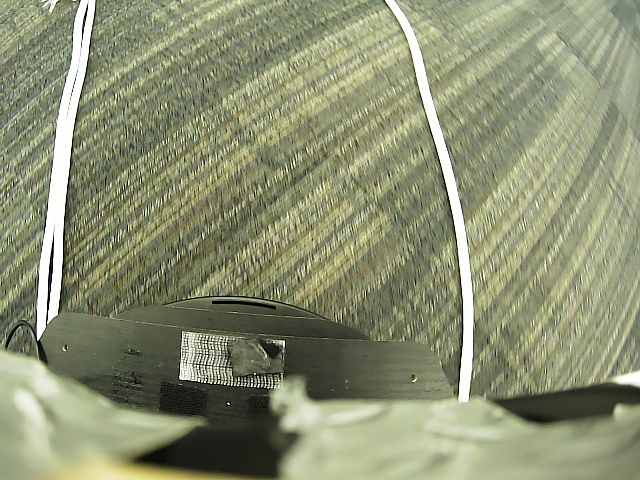
#> input picture catkin_ws/src/deep_turtle/src/classical/example.jpg, 640 x 480 px
$ python segment_control.py   (older library calls are emulated)
#> lines starting #> are read from the running program, lines starting #| are printed output that depends on the picture; after the words box and inside, x2 and y2 are one past the last pixel; in counts of white or black regions, pixels touching at a corner belong together
#> further down, img is the input picture: shape (480, 640, 3); mean B, G, R 115.1, 145.3, 140.3
#!/usr/bin/env python
from __future__ import print_function

import numpy as np

import os
import cv2
import json

class Segmenter():

    def __init__(self):
        pass


    def get_poly_from_mask(self, mask):
        ydata, xdata = np.where(mask == 255)

        z = np.polyfit(ydata, xdata, 3)
        f = np.poly1d(z)

        return f

    def draw_poly(self, f, img):
        y_fit = np.arange(0, img.shape[0], 1)
        x_fit = f(y_fit)

        x_fit = map(int, x_fit)

        ymin = 0
        ymax = img.shape[1]
        xmin = 0
        xmax = img.shape[0]

        for i in range(len(x_fit)):
            yidx = y_fit[i]
            xidx = x_fit[i]

            if (xidx > xmin) and (xidx < xmax):
                # print(xidx)
                # print(yidx)
                # print(img[xidx, yidx])
                img[yidx, xidx] = [0, 0, 255]

        pt = self.get_middle_point(f, 160)
        # [4 lines of commented-out code are left out]
        cv2.circle(img, pt, 10, (0, 255, 0), -1)

    def get_middle_point(self, f, y_pt):
        y_middle = y_pt
        x_middle = f(y_middle)
        x_middle = int(x_middle)

        return (x_middle, y_middle)

    def segment_img(self, img):

        # Hue Lightness Saturation
        img_hls = cv2.cvtColor(img, cv2.COLOR_RGB2HLS)
#> img_hls: shape (480, 640, 3); mean of channels 0, 1, 2 84, 130.5, 50.8

        margin = 25
        lower_white = np.array([0, 255 - margin, 0], dtype=np.uint8)
        upper_white = np.array([255, 255, 255], dtype=np.uint8)

        mask = cv2.inRange(img_hls, lower_white, upper_white)
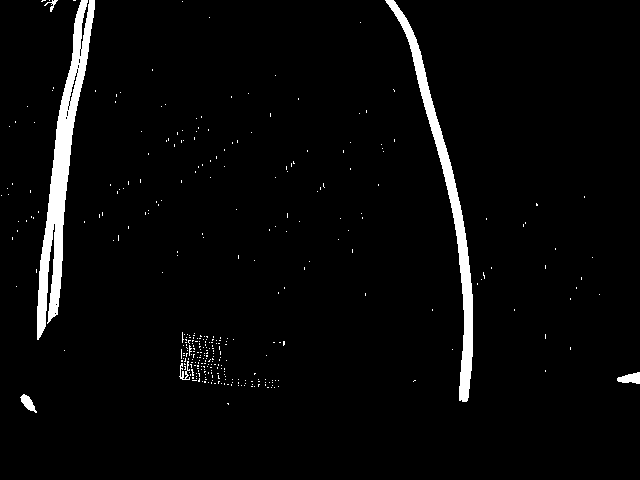
#> mask: shape (480, 640); 3.4% white; 343 white regions (337 under 20 px)
        # cv2.imshow("mask", mask)

        i, contours, heirarchy = cv2.findContours(mask, cv2.RETR_EXTERNAL,
                cv2.CHAIN_APPROX_SIMPLE)
#> contours = 343 contours, 337 with area under 20; largest, box (x1, y1, x2, y2) and area: (37, 0, 95, 340) 5025, (385, 0, 473, 402) 3470, (617, 372, 640, 384) 158, (20, 394, 37, 413) 128, (179, 361, 190, 380) 30, (44, 0, 58, 12) 26

        cont_sorted = sorted(contours, key=cv2.contourArea, reverse=True)[:2]
#> cont_sorted = 2 contours; box (x1, y1, x2, y2) and area: (37, 0, 95, 340) 5025, (385, 0, 473, 402) 3470

        y_pt = img.shape[0] / 3
#> y_pt = 160
        middles = {}
        middles['left'] = (0, y_pt)
        middles['right'] = (640, y_pt)
        # left_idxs = [200:480, 0:250]
        for idx in range(len(cont_sorted) - 1, -1, -1):
            mask = np.zeros_like(mask)
            cv2.drawContours(mask, cont_sorted, idx, 255, -1)
            left_lane = np.any(mask[200:480, 0:250])
            right_lane = np.any(mask[200:480, (640-250):640])

            # [4 lines of commented-out code are left out]
            if left_lane and right_lane:
                print("ERROR, both right and left")
                continue

            # print("Contour area: ", cv2.contourArea(cont_sorted[idx]))
            cont_area = cv2.contourArea(cont_sorted[idx])
            cont_thresh = 2000.
            if cont_area > cont_thresh:
                poly = self.get_poly_from_mask(mask)
                self.draw_poly(poly, img)

                if left_lane:
                    middles['left'] = self.get_middle_point(poly, y_pt)
                if right_lane:
                    middles['right'] = self.get_middle_point(poly, y_pt)
#> this loop made 1 pass
#> (left_lane, right_lane, cont_area, cont_thresh, z in get_poly_from_mask, ymin in draw_poly, ymax in draw_poly, xmin in draw_poly) on pass 1: (False, True, 3469.5, 2000, [-8.57e-07, -0.000115, 0.352, 395.1], 0, 640, 0)
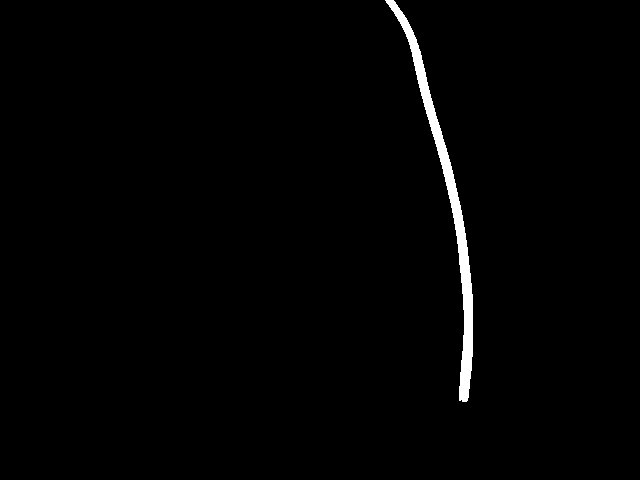
#> mask: shape (480, 640); 1.3% white; 1 white region, box (x1, y1, x2, y2) and area: (385, 0, 473, 402) 3879
#> after the loop, middles = {'left': (0, 160), 'right': (640, 160)}

        avg_middle_x = (middles['left'][0] + middles['right'][0]) / 2
        avg_middle_y = (middles['left'][1] + middles['right'][1]) / 2
        cv2.circle(img, (avg_middle_x, avg_middle_y), 10, (0, 0, 255), -1)

        return img, avg_middle_x


if __name__ == '__main__':
    seg = Segmenter()

    img_files = ["./example.jpg", "./example_hard.jpg"]
    # img_files = ["./example.jpg"]
    for img_file in img_files:
        img = cv2.imread(img_file)
#> (the run stopped early here; a loop or call above may not have finished)

$ run again, with catkin_ws/src/deep_turtle/src/classical/hard.jpg copied over catkin_ws/src/deep_turtle/src/classical/example.jpg
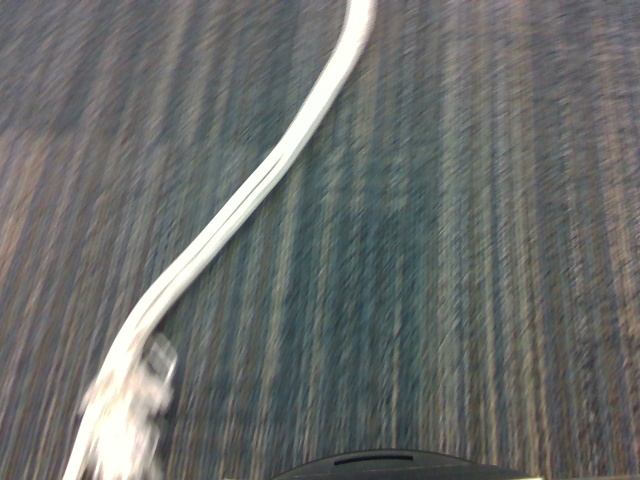
#> input picture catkin_ws/src/deep_turtle/src/classical/hard.jpg, 640 x 480 px
#> img is the input picture: shape (480, 640, 3); mean B, G, R 106.9, 108.8, 106.8
#> img_hls: shape (480, 640, 3); mean of channels 0, 1, 2 74.1, 107.3, 22.2
#> in segment_img, `mask = cv2.inRange(img_hls, lower_white, upper_white)`:
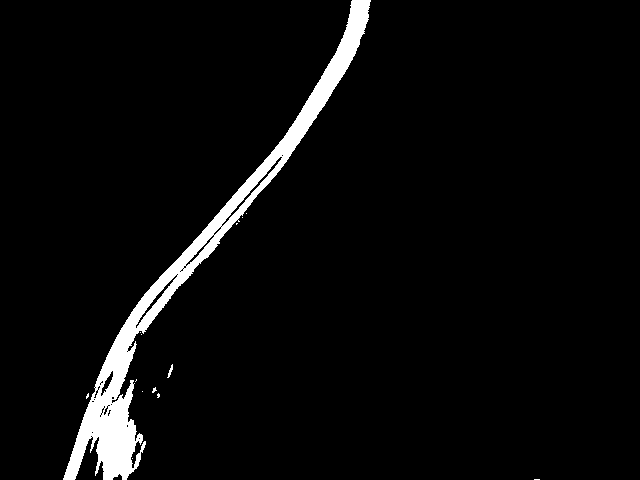
#> mask: shape (480, 640); 4.2% white; 14 white regions (12 under 20 px)
#> contours = 14 contours, 13 with area under 20; largest, box (x1, y1, x2, y2) and area: (63, 0, 371, 480) 12844
#> cont_sorted = 2 contours, 1 with area under 20; largest, box (x1, y1, x2, y2) and area: (63, 0, 371, 480) 12844
#> the loop in segment_img, `for idx in range(len(cont_sorted) - 1, -1, -1):` made 2 passes
#> (idx, left_lane, right_lane, cont_area, cont_thresh, z in get_poly_from_mask, ymin in draw_poly, ymax in draw_poly) on pass 2: (0, True, False, 12843.5, 2000, [5.89e-06, -0.00368, -0.102, 359.9], 0, 640)
#> after the loop in segment_img, `for idx in range(len(cont_sorted) - 1, -1, -1):`:
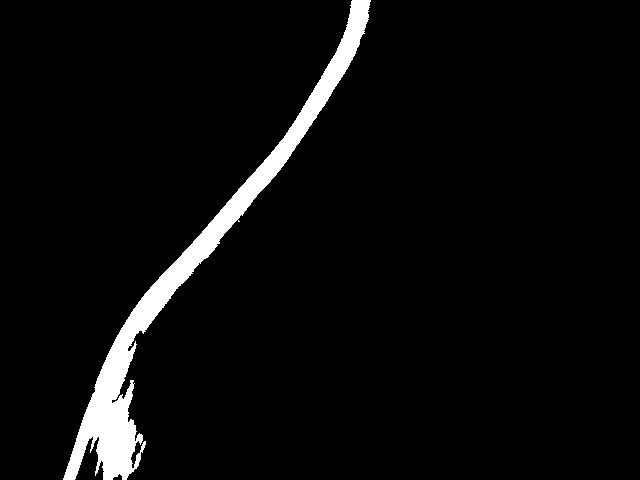
#> mask: shape (480, 640); 4.4% white; 1 white region, box (x1, y1, x2, y2) and area: (63, 0, 371, 480) 13537
#> after the loop in segment_img, `for idx in range(len(cont_sorted) - 1, -1, -1):`: middles = {'left': (0, 160), 'right': (640, 160)}

$ run again, with catkin_ws/src/deep_turtle/src/classical/hard2.jpg copied over catkin_ws/src/deep_turtle/src/classical/example.jpg
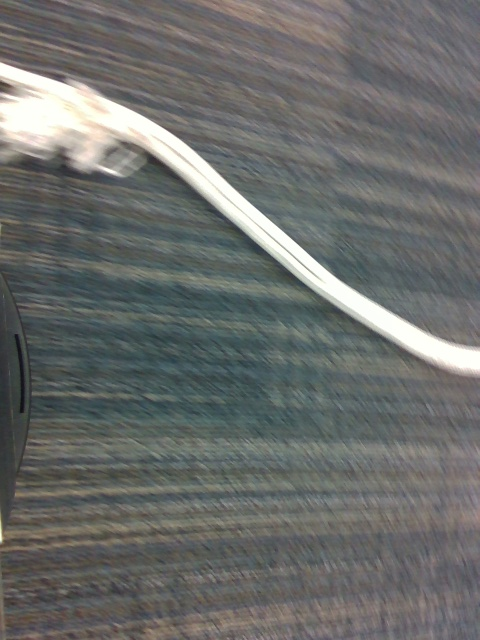
#> input picture catkin_ws/src/deep_turtle/src/classical/hard2.jpg, 480 x 640 px
#> img is the input picture: shape (640, 480, 3); mean B, G, R 106.9, 108.8, 106.8
#> img_hls: shape (640, 480, 3); mean of channels 0, 1, 2 74.1, 107.3, 22.3
#> in segment_img, `mask = cv2.inRange(img_hls, lower_white, upper_white)`:
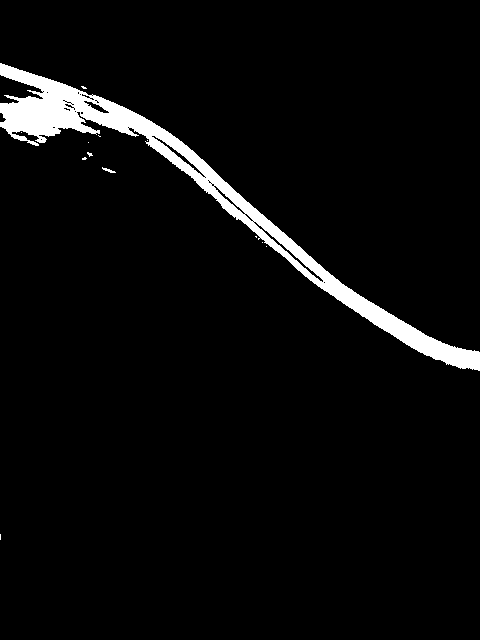
#> mask: shape (640, 480); 4.2% white; 13 white regions (11 under 20 px)
#> contours = 13 contours, 12 with area under 20; largest, box (x1, y1, x2, y2) and area: (0, 63, 480, 371) 12844
#> cont_sorted = 2 contours, 1 with area under 20; largest, box (x1, y1, x2, y2) and area: (0, 63, 480, 371) 12844
#> the loop in segment_img, `for idx in range(len(cont_sorted) - 1, -1, -1):` made 2 passes
#> (idx, left_lane, right_lane) on pass 2: (0, True, True)
#> (printed output is left out)
#> after the loop in segment_img, `for idx in range(len(cont_sorted) - 1, -1, -1):`: middles = {'left': (0, 213.3), 'right': (640, 213.3)}
#> avg_middle_x = 320
#> avg_middle_y = 213.3
#> in segment_img, `cv2.circle(img, (avg_middle_x, avg_middle_y), 10, (0, 0, 255), -1)`:
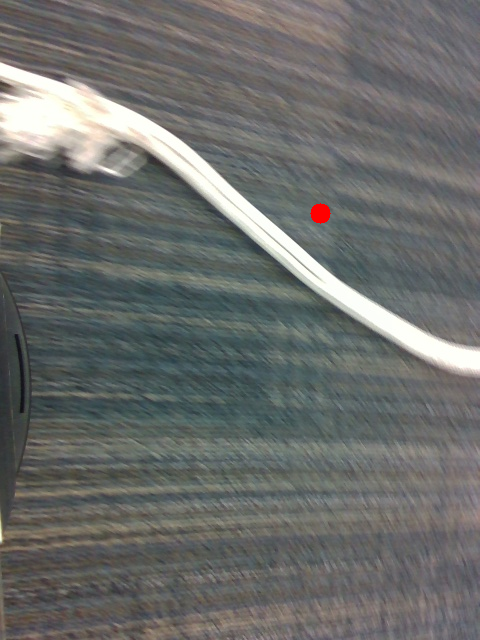
#> img: shape (640, 480, 3); 0.1% of pixels changed, all inside (x1, y1, x2, y2) = (310, 203, 331, 224)
